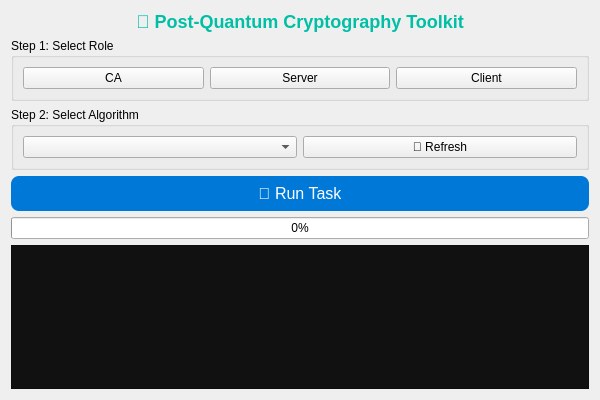
<?xml version="1.0" encoding="UTF-8"?>
<ui version="4.0">
 <class>PQC_GUI</class>
 <widget class="QWidget" name="PQC_GUI">
  <property name="geometry">
   <rect>
    <x>0</x>
    <y>0</y>
    <width>600</width>
    <height>400</height>
   </rect>
  </property>
  <property name="windowTitle">
   <string>PQC Certificate Automation</string>
  </property>
  <layout class="QVBoxLayout" name="verticalLayout">

   <!-- Title -->
   <item>
    <widget class="QLabel" name="label_title">
     <property name="text">
      <string>🧠 Post-Quantum Cryptography Toolkit</string>
     </property>
     <property name="alignment">
      <set>Qt::AlignCenter</set>
     </property>
     <property name="styleSheet">
      <string notr="true">font-size: 18px; font-weight: bold; color: #00bfa5;</string>
     </property>
    </widget>
   </item>

   <!-- Role Selection -->
   <item>
    <widget class="QGroupBox" name="group_role">
     <property name="title">
      <string>Step 1: Select Role</string>
     </property>
     <layout class="QHBoxLayout" name="horizontalLayout_role">
      <item>
       <widget class="QPushButton" name="btn_ca">
        <property name="text">
         <string>CA</string>
        </property>
       </widget>
      </item>
      <item>
       <widget class="QPushButton" name="btn_server">
        <property name="text">
         <string>Server</string>
        </property>
       </widget>
      </item>
      <item>
       <widget class="QPushButton" name="btn_client">
        <property name="text">
         <string>Client</string>
        </property>
       </widget>
      </item>
     </layout>
    </widget>
   </item>

   <!-- Algorithm Dropdown -->
   <item>
    <widget class="QGroupBox" name="group_algo">
     <property name="title">
      <string>Step 2: Select Algorithm</string>
     </property>
     <layout class="QHBoxLayout" name="horizontalLayout_algo">
      <item>
       <widget class="QComboBox" name="combo_algo"/>
      </item>
      <item>
       <widget class="QPushButton" name="btn_refresh">
        <property name="text">
         <string>🔄 Refresh</string>
        </property>
       </widget>
      </item>
     </layout>
    </widget>
   </item>

   <!-- Run Section -->
   <item>
    <widget class="QPushButton" name="btn_run">
     <property name="text">
      <string>🚀 Run Task</string>
     </property>
     <property name="styleSheet">
      <string notr="true">font-size: 16px; background-color: #0078d7; color: white; border-radius: 8px; padding: 8px;</string>
     </property>
    </widget>
   </item>

   <!-- Progress Bar -->
   <item>
    <widget class="QProgressBar" name="progress_bar">
     <property name="minimum">
      <number>0</number>
     </property>
     <property name="maximum">
      <number>100</number>
     </property>
     <property name="value">
      <number>0</number>
     </property>
    </widget>
   </item>

   <!-- Output Log -->
   <item>
    <widget class="QTextEdit" name="log_output">
     <property name="readOnly">
      <bool>true</bool>
     </property>
     <property name="styleSheet">
      <string notr="true">background-color: #111; color: #00ffcc; font-family: monospace;</string>
     </property>
    </widget>
   </item>

  </layout>
 </widget>
 <resources/>
 <connections/>
</ui>
